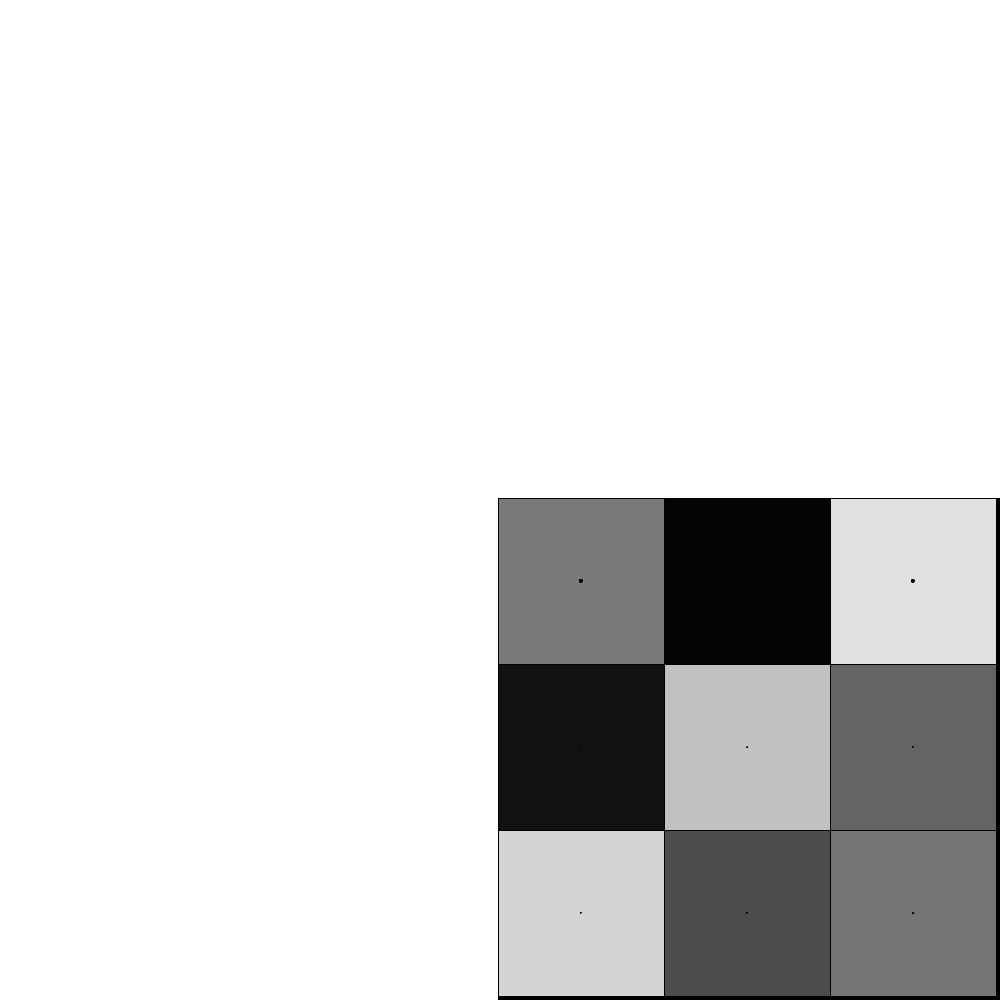
Frame 1 (no input)
Frame 60 (the mouse pressed at the canvas centre just before this capture): identical to frame 1, image omitted
Frame 120 (the mouse held since frame 60 and released just before this capture): identical to frame 1, image omitted

The Processing sketch that drew this single still picture (run headless with seeded random() and noise(); from frame 60 on, the mouse is pressed at the canvas centre):

// Processing sketch: Finder
// ── Finder.pde
int s=6;
float gs[][] = new float[s+6][s+6];
float na[][] = new float[s+6][s+6];

void setup() {
  size(1000,1000);
  for(int x=0; x<s; x++) {
    for(int y=0; y<s; y++) {
      gs[x][y]=random(1);
    }
  }
}

void draw() {
  background(255);
  for(int x=3; x<s+3; x++) {
    for(int y=3; y<s+3; y++) {
      fill(gs[x][y]*255,gs[x][y]*255,gs[x][y]*255);
      rect(x*(width/s),y*(width/s),width/s,width/s);
      fill(0);
      ellipse(x*(width/s)+width/s/2,y*(width/s)+width/s/2,donut(x,y)*2,donut(x,y)*2);
    }    
  }    
}

float donut(int a,int b) {
  float s=0;
  for(int x=a-2; x<a+3; x++) {
    for(int y=b-2; y<b+3; y++) {
      if(((x==a-1 || x==a || x==a+1) && y==b-1) || ((x==a-1 || x==a+1) && y==b) || ((x==a-1 || x==a || x==a+1) && y==b+1)) {
        s+=gs[x][y];    
      }
      else if(x==a && y==b) {
        s+=-gs[x][y];  
      }
      else if(!((x==a-2 && y==b-2) || (x==a-2 && y==b+2) || (x==a+2 && y==b-2) || (x==a+2 && y==b+2))) {
        s+=-gs[x][y];  
      }
    }
  }
  return s;
}
